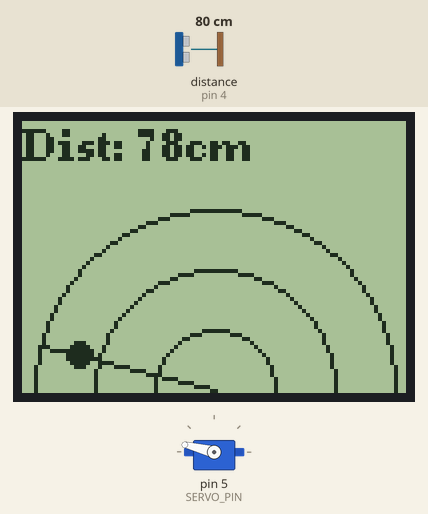
Recording of a sketch running on a simulated Arduino Uno, built with avr-gcc and run on an emulated ATmega328P. Shown: servo, 96×68 one-colour display. Wiring (inferred from the names in the program): ultrasonic range finder: trigger pin 3; echo pin 4. Inputs (shaded band) come from the test bench; at power-on: distance to the obstacle (sensor on pin 4) 80 cm. The echo pulse lasts 58.3 µs per cm.

Above: at 1.2 s.
1.3 s: distance to the obstacle (sensor on pin 4) set to 120 cm
At 1.48 s:
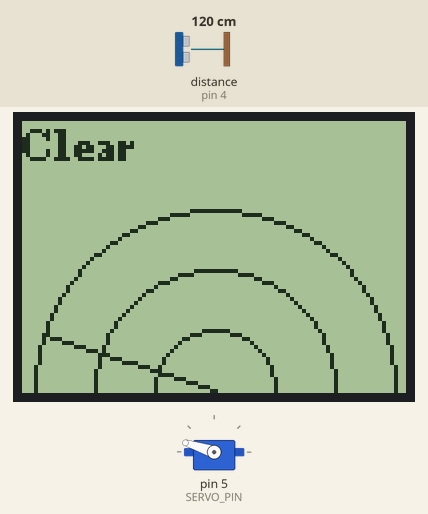
3.3 s: distance to the obstacle (sensor on pin 4) set to 2 cm
At 3.5 s:
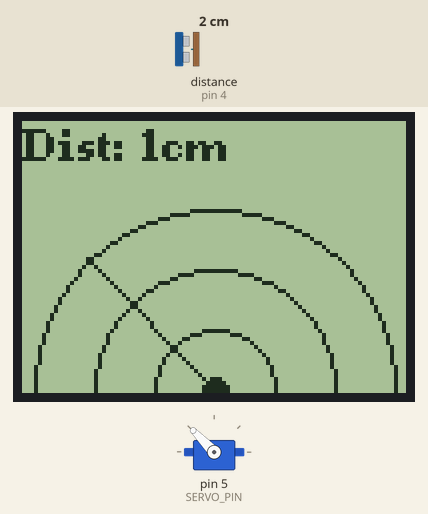
5.3 s: distance to the obstacle (sensor on pin 4) set to 96 cm
At 5.51 s:
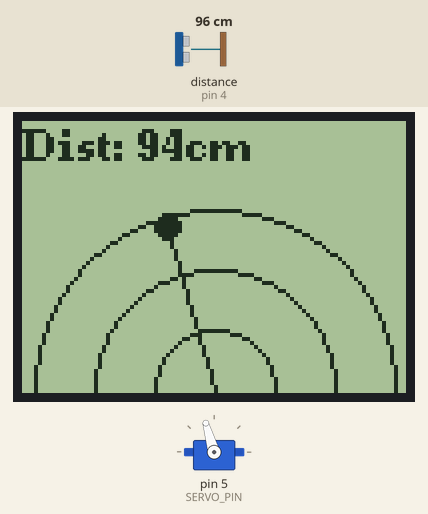
7.9 s: distance to the obstacle (sensor on pin 4) set to 101 cm
At 8.06 s:
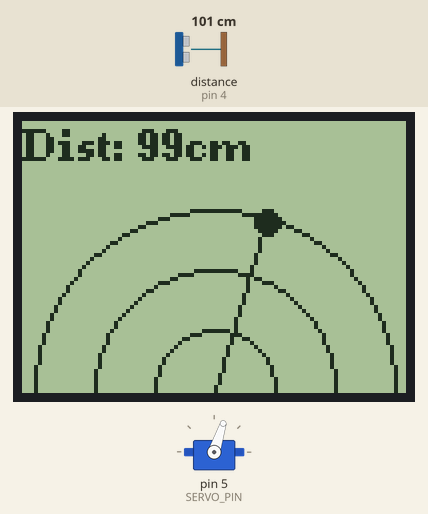
Timing chart, 0 to 14.8 s (numbered marks = the images above; inputs shaded):
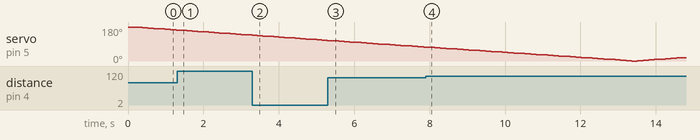

Measured:
- the behaviour switches between 100 and 101 cm on distance to the obstacle (sensor on pin 4) (found by bisection; images 3 and 4)
- after the input at 1.3 s, the display: changes after 0.12 s (image 1)
- after the input at 3.3 s, the display: changes after 0.13 s (image 2)

The sketch:

Arduino_Servo_V2.ino
```cpp
#include <Servo.h>
#include <U8g2lib.h>

#define TRIG_PIN 3
#define ECHO_PIN 4
#define SERVO_PIN 5

#define MAX_DISTANCE 100

Servo radarServo;

U8G2_HX1230_96X68_F_3W_SW_SPI u8g2(U8G2_R2, 13, 11, 10, 8);

int angle = 0;
int direction = 1;

void setup() {
  pinMode(TRIG_PIN, OUTPUT);
  pinMode(ECHO_PIN, INPUT);

  radarServo.attach(SERVO_PIN);
  radarServo.write(180);

  u8g2.begin();
  u8g2.setFont(u8g2_font_ncenB08_tr);
}

float getDistance() {
  digitalWrite(TRIG_PIN, LOW);
  delayMicroseconds(2);
  digitalWrite(TRIG_PIN, HIGH);
  delayMicroseconds(10);
  digitalWrite(TRIG_PIN, LOW);

  long duration = pulseIn(ECHO_PIN, HIGH, 30000);
  if (duration == 0) return MAX_DISTANCE + 1;
  return duration * 0.034 / 2.0;
}

void loop() {
  float distance = getDistance();

  u8g2.clearBuffer();

  int origin_x = 48;
  int origin_y = 67;
  int radius = 45;

  u8g2.drawCircle(origin_x, origin_y, radius, U8G2_DRAW_UPPER_RIGHT | U8G2_DRAW_UPPER_LEFT);
  u8g2.drawCircle(origin_x, origin_y, radius - 15, U8G2_DRAW_UPPER_RIGHT | U8G2_DRAW_UPPER_LEFT);
  u8g2.drawCircle(origin_x, origin_y, radius - 30, U8G2_DRAW_UPPER_RIGHT | U8G2_DRAW_UPPER_LEFT);

  float rad = angle * PI / 180.0;
  int line_x = origin_x - radius * cos(rad);
  int line_y = origin_y - radius * sin(rad);

  u8g2.drawLine(origin_x, origin_y, line_x, line_y);

  if (distance > 0 && distance <= MAX_DISTANCE) {
    int dot_dist = map(distance, 0, MAX_DISTANCE, 0, radius);
    int dot_x = origin_x - dot_dist * cos(rad);
    int dot_y = origin_y - dot_dist * sin(rad);

    u8g2.drawDisc(dot_x, dot_y, 3);
  }

  u8g2.setCursor(0, 10);
  if (distance <= MAX_DISTANCE) {
    u8g2.print("Dist: ");
    u8g2.print((int)distance);
    u8g2.print("cm");
  } else {
    u8g2.print("Clear");
  }
  u8g2.sendBuffer();

  radarServo.write(180 - angle);
  angle += direction * 2;

  if (angle >= 180 || angle <= 0) {
    direction *= -1;
  }
  delay(100);
}
```
